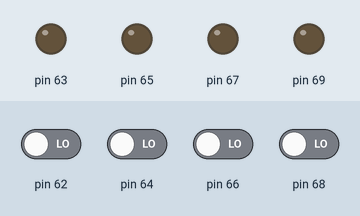
A sketch run on a simulated Arduino Mega 2560, built with avr-gcc and run on an emulated ATmega2560. On the bench: output pins drawn as LEDs (lit = HIGH). Inputs (shaded band) come from the test bench; at power-on: pin 62, pin 64, pin 66, pin 68 LOW.

Above: at 1.2 s.
1.3 s: pin 62 driven HIGH
At 2.3 s:
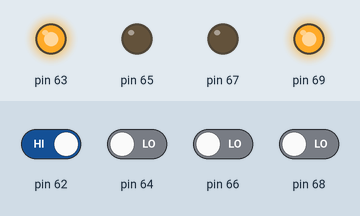
2.8 s: pin 64 driven HIGH
At 3.4 s:
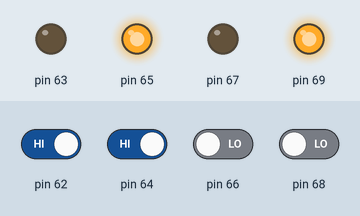
4.3 s: pin 66 driven HIGH
At 4.6 s:
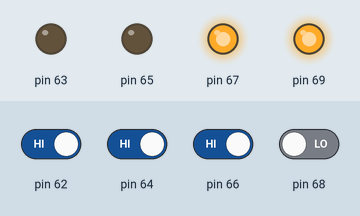
5.8 s: pin 62 driven LOW
At 6.9 s:
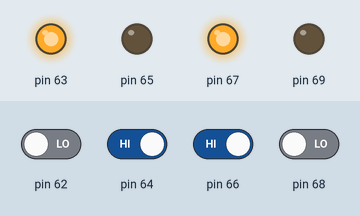
7.3 s: pin 64 driven LOW
At 8.0 s:
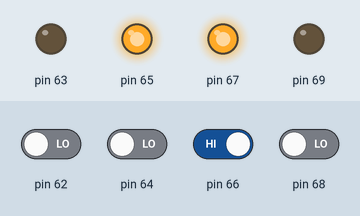
8.8 s: pin 62 driven HIGH
At 9.2 s:
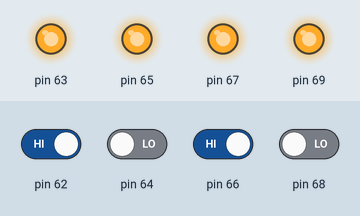
Timing chart, 0 to 11.3 s (numbered marks = the images above; inputs shaded):
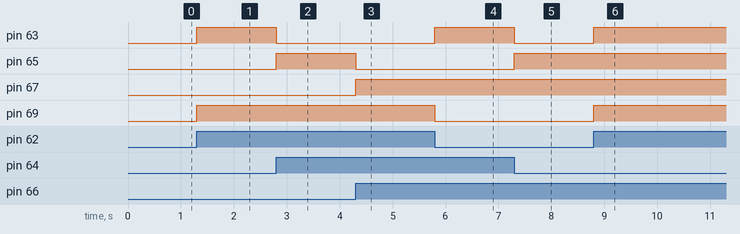

Measured:
- after the input at 1.3 s, pin 63, pin 69: LOW → HIGH at once
- after the input at 2.8 s, pin 63: HIGH → LOW at once; pin 65: LOW → HIGH at once
- after the input at 4.3 s, pin 65: HIGH → LOW at once; pin 67: LOW → HIGH at once
- after the input at 5.8 s, pin 63: LOW → HIGH at once; pin 69: HIGH → LOW at once
- after the input at 7.3 s, pin 63: HIGH → LOW at once; pin 65: LOW → HIGH at once
- after the input at 8.8 s, pin 63, pin 69: LOW → HIGH at once

The sketch:

Q20.ino
```cpp
void setup() {
  DDRK = 0xAA;
  PORTK = 0x55;
}

void loop()
{
  unsigned int sw = ~PINK & 0x55;
  unsigned int r = sw << 1;
  unsigned int l = (sw >> 1) | ((sw & 0x01) << 7);
  PORTK = (r ^ l) & 0xAA;
}
```
